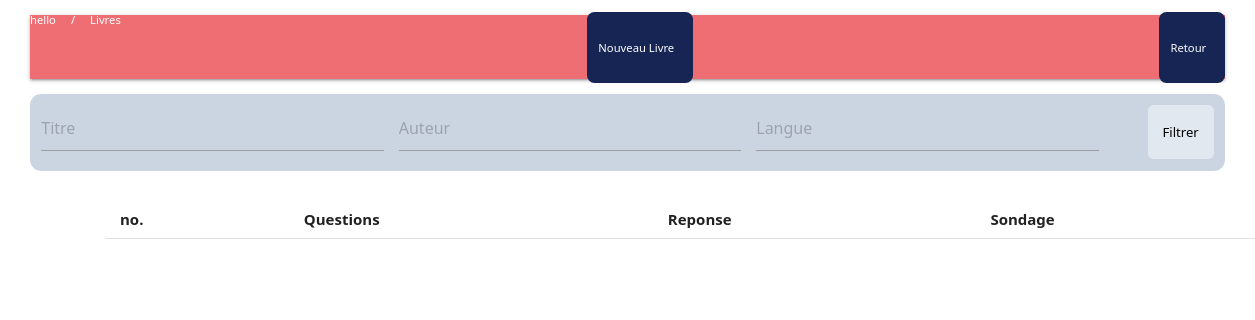
Before: /poll_sondages/ (signed in) with the older database file.
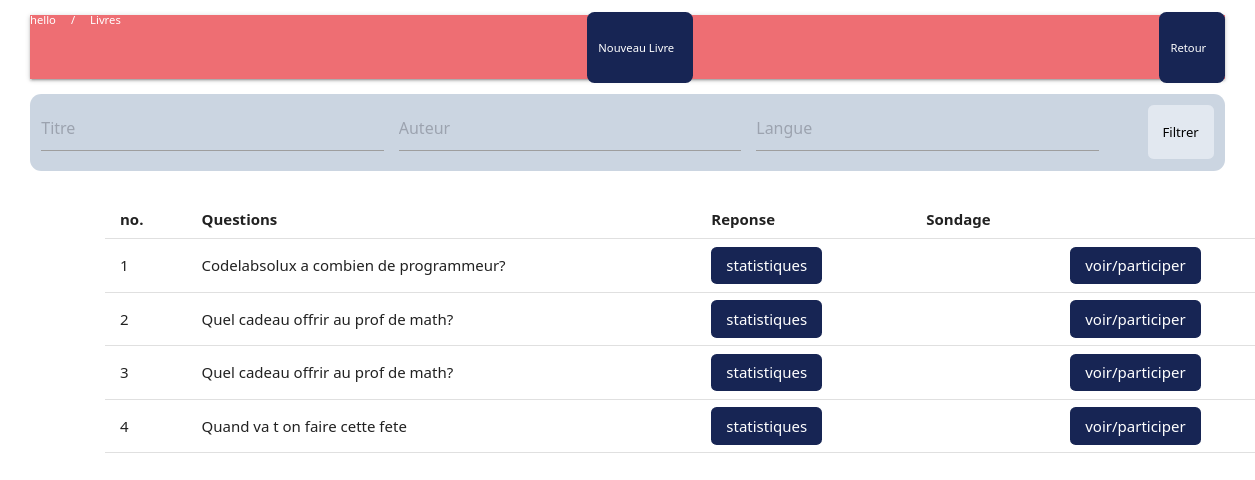
After: the same page with the newer database file.
### poll_sondage/models.py (models this page shows, shortened)
class Question(models.Model):
    user = models.ForeignKey(User, on_delete=models.CASCADE, related_name="poll_questions", null=True, blank=True)
    question = models.CharField(max_length=300)

### poll_sondage/views.py (the view)
# urls.py: path('', liste_sondage_admin_index, name='liste_sondage_admin_index'),
@login_required
def liste_sondage_admin_index(request):
    questions = Question.objects.all()
    return render(request ,'poll_sondage/liste_sondage_admin.html', {'questions' : questions})

### poll_sondage/templatetags/poll_getters.py (called while the page is built)
@register.filter
def get_choice_percentage(pk):
    choice = get_object_or_404(Choice, id=pk)
    vote= Vote.objects.filter(choice=choice)
    return vote

@register.filter
def get_total_vote(pk):
    poll = get_object_or_404(Question, id=pk)
    vote= Vote.objects.filter(question=poll)
    return vote

@register.filter
def calculate_percentage(choice, total_votes):
    if total_votes.count() == 0:
        return 0
    return (choice.count() / total_votes.count()) * 100

### templates/poll_sondage/liste_sondage_admin.html (shortened to what this page needs)
{% extends 'base/base.html' %}
{% load get_choices get_choice_percentage get_total_vote from poll_getters %}
{% load poll_getters %}
{% load static %}
{% block content %}
<div class="px-8 pb-8 w-full max-w-[1350px] mx-auto">
    <nav
      class="mx-auto my-4 flex flex-row justify-between items-center gap-4 text-xs w-full max-w-[1350px]"
    >
      <div class="flex gap-4">
        <a
          class="hover:text-green-300 transition ease-in duration-300"
          href=""
          >
          hello<i class="fa-solid fa-house"></i>
        </a>
        /
        <a
          class="hover:text-green-400 transition ease-in duration-300"
          href=""
          >Livres</a
        >
      </div>
      <a
        href=""
        class="px-3 py-2 bg-blue-950 text-xs text-white hover:text-green-300 flex items-center rounded-lg transition duration-300 ease-in"
        >Nouveau Livre</a>
      <a
        href="{% url 'home' %}"
        class="px-3 py-2 bg-blue-950 text-xs text-white hover:text-green-300 flex items-center rounded-lg transition duration-300 ease-in"
        >Retour</a>
    </nav>
    <section id="books" class="w-full flex flex-col xl:flex-row gap-8 text-left">
      <div class="text-sm flex flex-col xl:w-[300px] gap-3 xl:fixed z-30">
        <form
          action=""
          class="p-3 w-full bg-slate-300 rounded-xl flex xl:flex-col gap-4"
        >
          <input
            placeholder="Titre"
            name="query"
            type="text"
            class="px-4 py-2 rounded-md text-sm focus:bg-sky-100 w-full"
          />
          <input
            placeholder="Auteur"
            name="query"
            type="text"
            class="px-4 py-2 rounded-md text-sm focus:bg-sky-100 w-full"
          />
          <input
            placeholder="Langue"
            name="query"
            type="text"
            class="px-4 py-2 rounded-md text-sm focus:bg-sky-100 w-full"
          />
          <div class="flex gap-3">
            <a
              href=""
              class="px-3 py-2 rounded-lg text-sm text-black hover:text-white hover:bg-blue-950 transition duration-300 ease-in"
            >
            </a>
            <button
              class="px-4 py-2 w-full bg-slate-200 text-black hover:bg-green-200 rounded-md transition duration-300 ease-in"
              type="submit"
            >
              Filtrer
            </button>
          </div>
        </form>
      </div>
      <div x-data="{ openModal: false }" class="xl:ml-80 w-full ml-20">
        <table class="w-full">
          <thead>
            <tr>
              <th class="border px-4 py-2">no.</th>
              <th class="border px-4 py-2">Questions</th>
              <th class="border px-4 py-2">Reponse</th>
              <th class="border px-4 py-2">Sondage</th>
            </tr>
          </thead>
          <tbody>
            {% for question in questions %}
            <tr>
              <td class="border px-4 py-2">{{ forloop.counter }}</td>
              <td class="border px-4 py-2">{{ question.question }}</td>
              <td class="border px-4 py-2">
                <div class="">
                  <div x-data="{ open: false }">
                    <button x-on:click="open = true" class="px-4 py-2 bg-blue-950 text-white hover:text-blue-950 hover:bg-white transition duration-300 ease-in rounded-md"> statistiques </button>
                  </div>
                </div>
              </td>
              <td class="border px-4 py-2">
                <td class="border px-4 py-2">
                <div class="">
                  <div x-data="{ open: false }">
                    <button x-on:click="open = true" class="px-4 py-2 bg-blue-950 text-white hover:text-blue-950 hover:bg-white transition duration-300 ease-in rounded-md"> voir/participer </button>
                  </div>
                </div>
              </td>
              </td>
            </tr>
            {% endfor %}
          </tbody>
        </table>
      </div>
    </section>
  </div>
{% endblock %}

Changed rows visible on the page:
added Question: question "Codelabsolux a combien de programmeur?"
added Question: question "Quel cadeau offrir au prof de math?"
added Question: question "Quel cadeau offrir au prof de math?"
added Question: question "Quand va t on faire cette fete"
